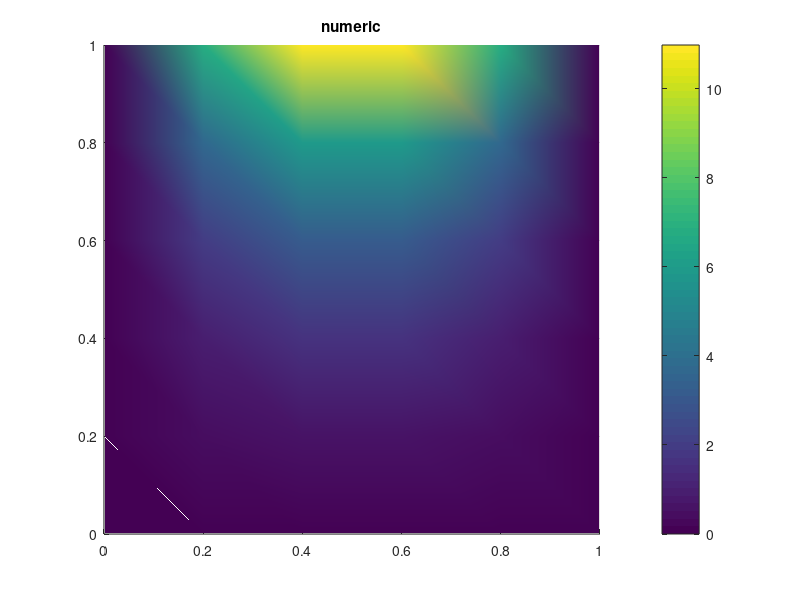
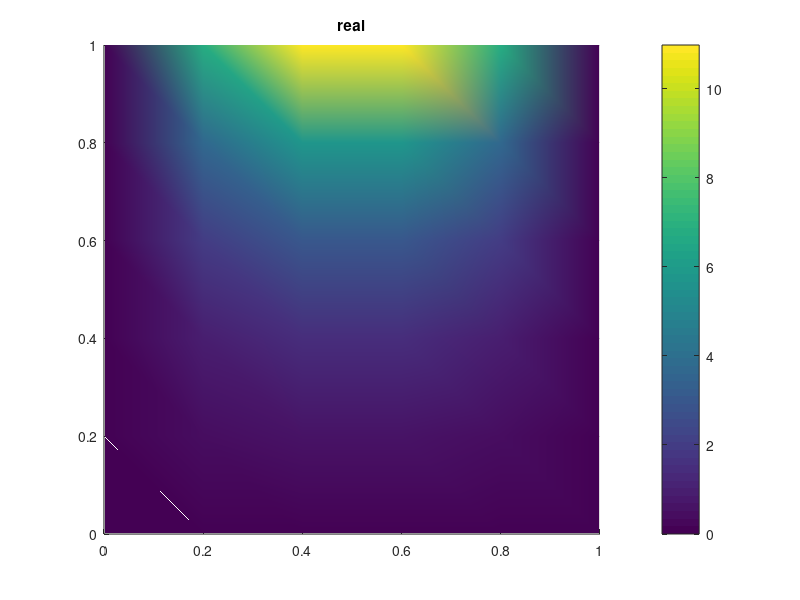

Write the MATLAB code that produced these figures, in order.
clear;close
load('sol_1.csv')
load('mesh_1.csv')
mesh=mesh_1;
sol = sol_1;
X = mesh(:,1);
Y = mesh(:,2);
l = sqrt(length(sol));
sol = reshape(sol,[l,l]);
X = reshape(X,[l,l]);
Y = reshape(Y,[l,l]);
figure(1)
surf(X,Y,sol)
view(2)
shading interp 
colorbar
title('numeric')


f = sin(pi*X).*sinh(pi*Y);
figure(2)
surf(X,Y,f)
view(2)
shading interp
colorbar
title('real')

